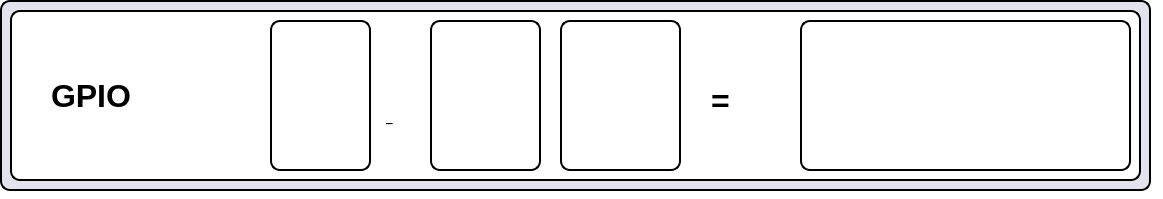
<?xml version="1.0" encoding="UTF-8"?>
<ui version="4.0">
 <class>MainWindow</class>
 <widget class="QMainWindow" name="MainWindow">
  <property name="geometry">
   <rect>
    <x>0</x>
    <y>0</y>
    <width>1163</width>
    <height>199</height>
   </rect>
  </property>
  <property name="windowTitle">
   <string>rockchip_gpio_calculate v0.1</string>
  </property>
  <property name="styleSheet">
   <string notr="true">background-color:rgb(255, 255, 255);
border-width:2px;
border-style:solid;
</string>
  </property>
  <widget class="QWidget" name="centralwidget">
   <widget class="QGroupBox" name="InfoGroupBox">
    <property name="geometry">
     <rect>
      <x>0</x>
      <y>0</y>
      <width>1151</width>
      <height>191</height>
     </rect>
    </property>
    <property name="styleSheet">
     <string notr="true">background-color: rgb(227, 227, 237);
border-width:2px;
border-style:solid;
border-radius: 10px;
border-color:rgb(0, 0, 0);</string>
    </property>
    <property name="title">
     <string/>
    </property>
    <widget class="QGroupBox" name="groupBox">
     <property name="geometry">
      <rect>
       <x>10</x>
       <y>10</y>
       <width>1131</width>
       <height>171</height>
      </rect>
     </property>
     <property name="font">
      <font>
       <weight>75</weight>
       <italic>false</italic>
       <bold>true</bold>
      </font>
     </property>
     <property name="styleSheet">
      <string notr="true">background-color:rgb(255, 255, 255)</string>
     </property>
     <property name="title">
      <string/>
     </property>
     <widget class="QLabel" name="BTVersionlabel">
      <property name="enabled">
       <bool>true</bool>
      </property>
      <property name="geometry">
       <rect>
        <x>370</x>
        <y>70</y>
        <width>41</width>
        <height>71</height>
       </rect>
      </property>
      <property name="font">
       <font>
        <family>Arial Black</family>
        <pointsize>12</pointsize>
        <weight>75</weight>
        <italic>false</italic>
        <bold>true</bold>
       </font>
      </property>
      <property name="styleSheet">
       <string notr="true">border-color:rgb(255, 255, 255);</string>
      </property>
      <property name="text">
       <string>_</string>
      </property>
     </widget>
     <widget class="QLabel" name="DeviceVersionlabel">
      <property name="geometry">
       <rect>
        <x>30</x>
        <y>10</y>
        <width>191</width>
        <height>151</height>
       </rect>
      </property>
      <property name="font">
       <font>
        <pointsize>24</pointsize>
        <weight>75</weight>
        <italic>false</italic>
        <bold>true</bold>
       </font>
      </property>
      <property name="styleSheet">
       <string notr="true">border-color:rgb(255, 255, 255);</string>
      </property>
      <property name="text">
       <string>GPIO</string>
      </property>
     </widget>
     <widget class="QLineEdit" name="gpio_num">
      <property name="geometry">
       <rect>
        <x>260</x>
        <y>10</y>
        <width>101</width>
        <height>151</height>
       </rect>
      </property>
      <property name="font">
       <font>
        <family>Arial</family>
        <pointsize>17</pointsize>
       </font>
      </property>
     </widget>
     <widget class="QLineEdit" name="gpio_num2">
      <property name="geometry">
       <rect>
        <x>420</x>
        <y>10</y>
        <width>111</width>
        <height>151</height>
       </rect>
      </property>
      <property name="font">
       <font>
        <family>Arial</family>
        <pointsize>17</pointsize>
       </font>
      </property>
     </widget>
     <widget class="QLineEdit" name="gpio_output">
      <property name="geometry">
       <rect>
        <x>790</x>
        <y>10</y>
        <width>331</width>
        <height>151</height>
       </rect>
      </property>
      <property name="font">
       <font>
        <family>Arial</family>
        <pointsize>17</pointsize>
       </font>
      </property>
      <property name="text">
       <string/>
      </property>
      <property name="readOnly">
       <bool>true</bool>
      </property>
     </widget>
     <widget class="QLineEdit" name="gpio_num3">
      <property name="geometry">
       <rect>
        <x>550</x>
        <y>10</y>
        <width>121</width>
        <height>151</height>
       </rect>
      </property>
      <property name="font">
       <font>
        <family>Arial</family>
        <pointsize>17</pointsize>
       </font>
      </property>
     </widget>
     <widget class="QLabel" name="DeviceVersionlabel_5">
      <property name="geometry">
       <rect>
        <x>690</x>
        <y>60</y>
        <width>81</width>
        <height>61</height>
       </rect>
      </property>
      <property name="font">
       <font>
        <pointsize>24</pointsize>
        <weight>75</weight>
        <italic>false</italic>
        <bold>true</bold>
       </font>
      </property>
      <property name="styleSheet">
       <string notr="true">border-color:rgb(255, 255, 255);</string>
      </property>
      <property name="text">
       <string>=</string>
      </property>
     </widget>
    </widget>
    <zorder>gpio_output</zorder>
    <zorder>gpio_num</zorder>
    <zorder>gpio_num2</zorder>
    <zorder>groupBox</zorder>
   </widget>
  </widget>
 </widget>
 <resources/>
 <connections/>
</ui>
